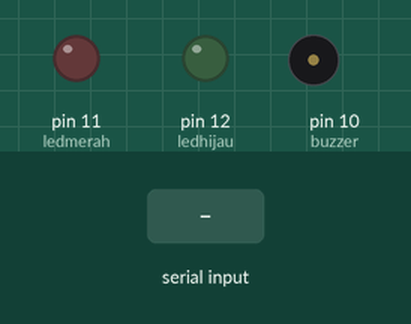
Recording of a sketch running on a simulated Arduino Uno, built with avr-gcc and run on an emulated ATmega328P. On the bench: output pins drawn as LEDs (lit = HIGH), buzzer (waves = sounding, pin HIGH). Inputs (shaded band) come from the test bench.

Above: at 1.2 s.
1.3 s: "2" received over Serial
At 2.5 s:
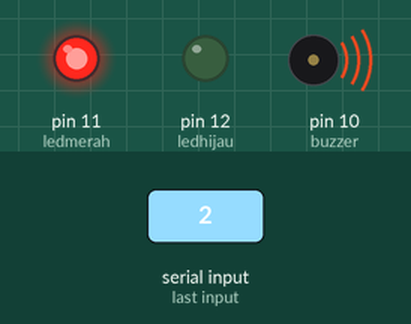
2.8 s: "1" received over Serial
At 3.6 s:
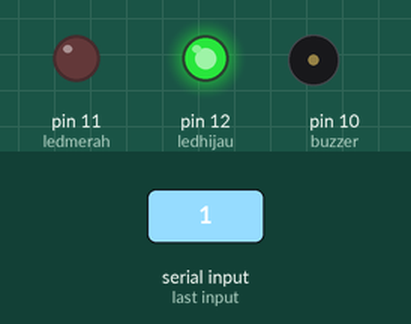
Timing chart, 0 to 5.8 s (numbered marks = the images above; inputs shaded):
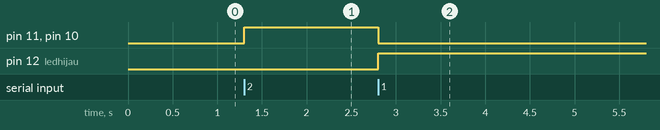

Measured:
- after the input at 1.3 s, pin 11 (ledmerah), pin 10 (buzzer): LOW → HIGH at once
- after the input at 2.8 s, pin 11 (ledmerah), pin 10 (buzzer): HIGH → LOW at once; pin 12 (ledhijau): LOW → HIGH at once

The sketch:

MASK2.ino
```cpp
#define ledhijau 12
#define ledmerah 11
#define ledbiru 13
#define buzzer 10

char result;
void setup() {
  Serial.begin(9600);
  pinMode(ledhijau,OUTPUT);
  pinMode(ledmerah,OUTPUT);
  pinMode(buzzer,OUTPUT);

}

void loop() {
  while (Serial.available() >0) {
    result = Serial.read();
    switch (result){
      case'2':
        digitalWrite (ledhijau,LOW);
        digitalWrite (ledbiru,LOW);
        digitalWrite (ledmerah,HIGH);
        digitalWrite (buzzer,HIGH);
        break;
      case'1':
        digitalWrite (ledhijau,HIGH);
        digitalWrite (ledbiru,LOW);
        digitalWrite (ledmerah,LOW);
        digitalWrite (buzzer,LOW);
        break;

    }
  }

}
```
